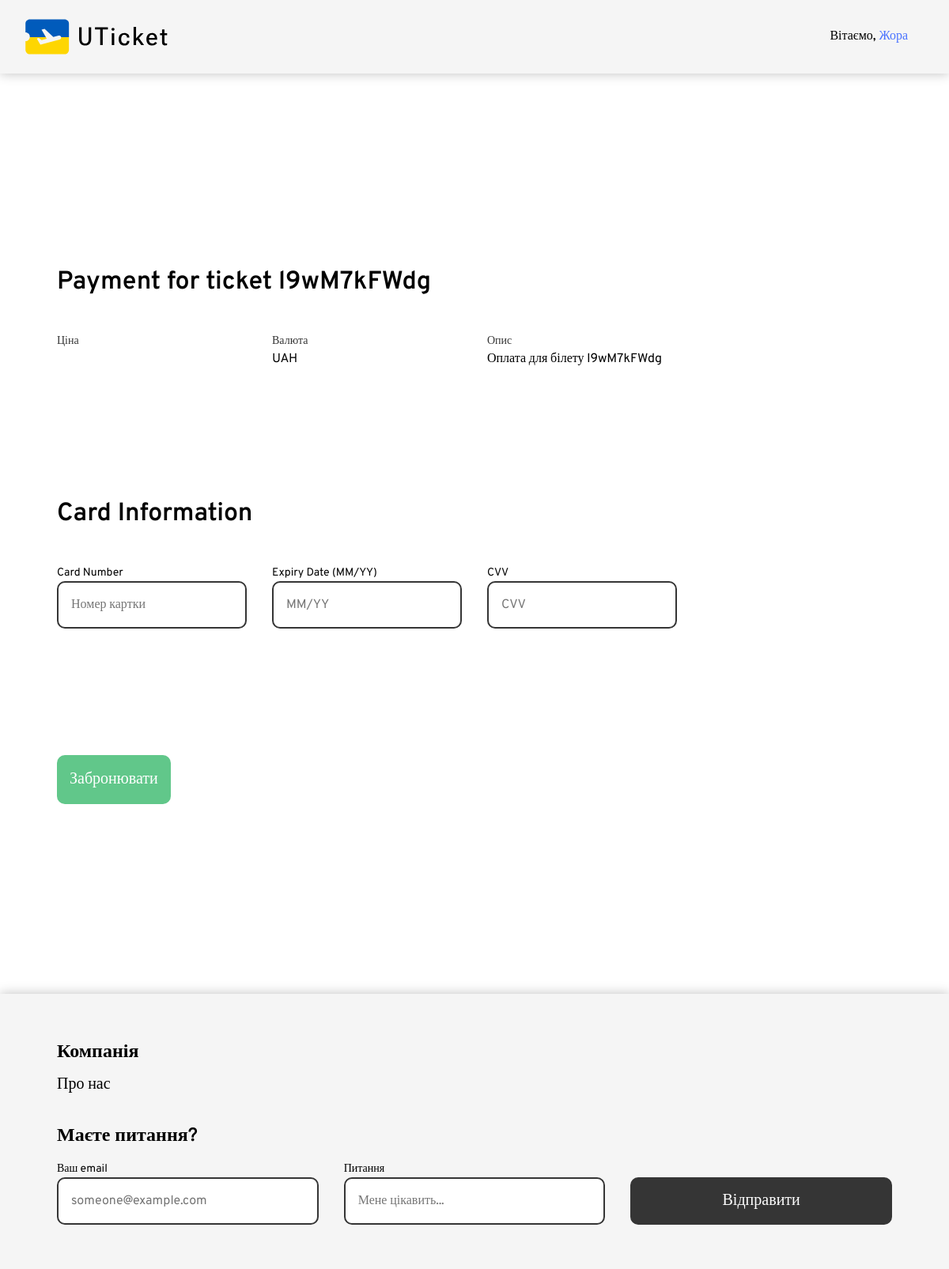
/process_payment/2/ (signed in), run on an earlier commit of the app's database.
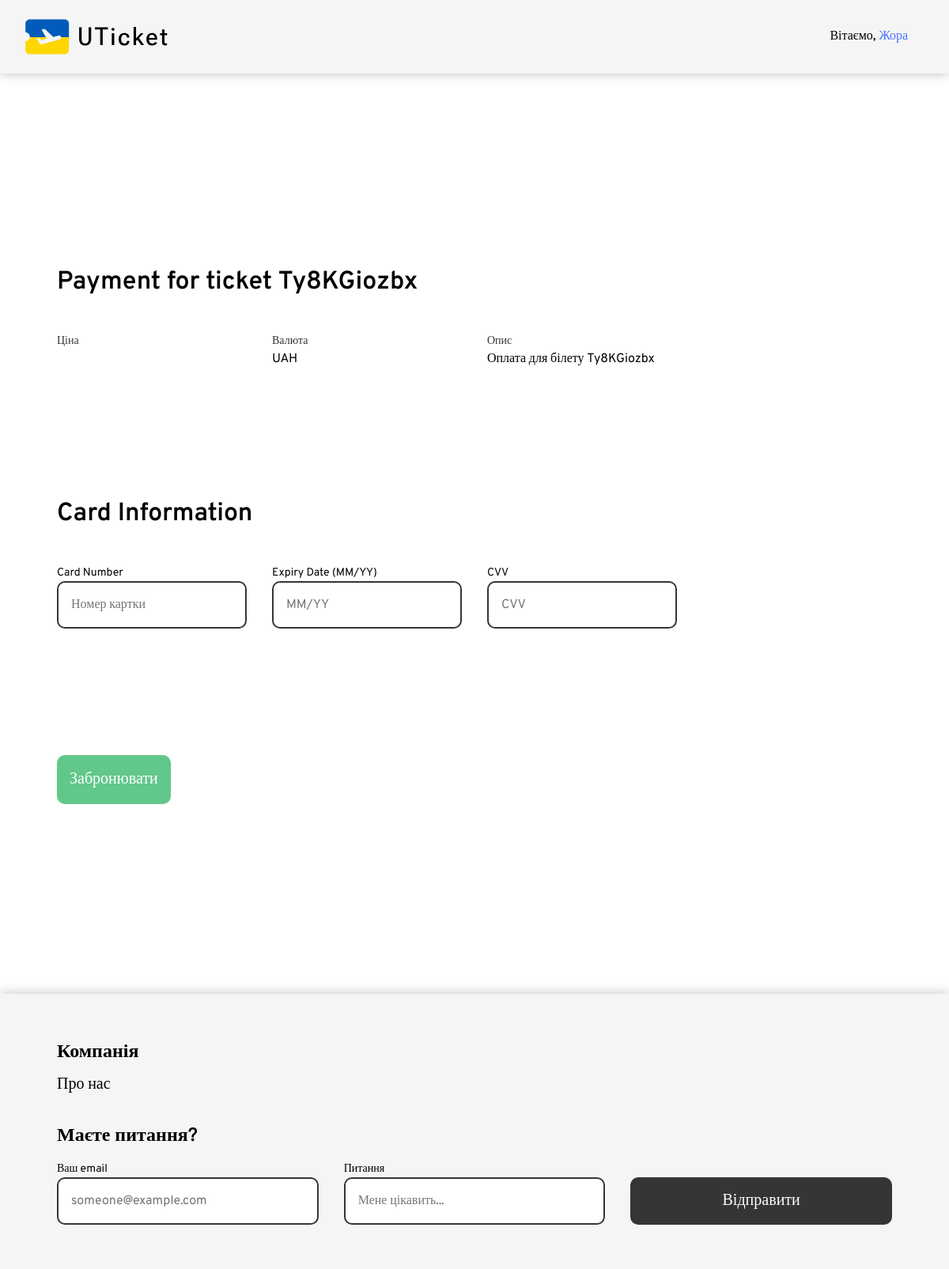
And on a later commit of the database.
### UTicket/models.py (models this page shows, shortened)
class Tickets(models.Model):
    city_of_departure = models.CharField(max_length=40)
    city_destination = models.CharField(max_length=40)
    departure_date = models.DateField()
    return_date = models.DateField(blank=True, null=True)
    plane_class = models.CharField(max_length=30)
    flight_departure = models.CharField(max_length=40)
    plane_place = models.CharField(max_length=30)
    first_name = models.CharField(max_length=40)
    second_name = models.CharField(max_length=40)
    date_of_birth = models.CharField(max_length=10)
    phone_number = models.CharField(max_length=20)
    ticket_number = models.CharField(max_length=10, unique=True, default=generate_short_ticket_id)
    email = models.ForeignKey(NewUser, on_delete=models.CASCADE)
    price = models.CharField(max_length=10)
    date = models.DateTimeField(auto_now_add=True)

### UTicket/views.py (the view)
# urls.py: path('process_payment/<int:ticket_id>/', views.process_payment, name='process_payment'),
@login_required(login_url='login_view')
def process_payment(request, ticket_id):
    ticket = get_object_or_404(Tickets, id=ticket_id)
    if request.method == "POST":
        form = PaymentForm(request.POST)
        if form.is_valid():
            payment = form.save(commit=False)
            payment.ticket = ticket
            payment.price = ticket.price
            payment.save()
            return redirect('payment_done', token=payment.token)
        else:
            print("Form is not valid")
            print(form.errors)
    else:
        form = PaymentForm(initial={
            'price': ticket.price,
            'currency': 'UAH',
            'description': f'Оплата для білету {ticket.ticket_number}',
        })
    return render(request, 'payment.html', {'form': form, 'ticket': ticket})

### UTicket/forms.py
class PaymentForm(forms.ModelForm):
    class Meta:
        model = Payment
        fields = ['price', 'currency', 'description']
    def __init__(self, *args, **kwargs):
        super(PaymentForm, self).__init__(*args, **kwargs)
        for field in self.fields.values():
            field.widget.attrs['readonly'] = 'readonly'

### UTicket/templates/payment.html (shortened to what this page needs)
{% extends 'base.html' %}
{% load static %}
{% block content %}
<section class="booking section">
    <form method="post" action="">
        <div class="form-chapter">
            <h1 class="chapter__title">Payment for ticket {{ ticket.ticket_number }}</h1>
            <div class="chapter__fields grid grid-template-columns-4">
                <div class="field chapter__field grid-field" tabindex="-1">
                    <p class="field-title">Ціна</p>
                </div>
                <div class="field chapter__field grid-field" tabindex="-1">
                    <p class="field-title">Валюта</p>
                    <p class="field-value">{{ form.currency.value }}</p>
                </div>
                <div class="field chapter__field grid-field" tabindex="-1">
                    <p class="field-title">Опис</p>
                    <p class="field-value">{{ form.description.value }}</p>
                </div>
            </div>
        </div>
        <div class="form-chapter">
            <h2 class="chapter__title">Card Information</h2>
            <div class="chapter__fields grid grid-template-columns-4">
                <div class="field chapter__field grid-field" tabindex="-1">
                    <p class="field__title"><label for="id_card_number">Card Number</label></p>
                    <input type="text" class="chapter__input input__container" placeholder="Номер картки" name="card_number" id="id_card_number">
                </div>
                <div class="field chapter__field grid-field" tabindex="-1">
                    <p class="field__title"><label for="id_card_expiry">Expiry Date (MM/YY)</label></p>
                    <input type="text" class="chapter__input input__container" placeholder="MM/YY" name="card_expiry" id="id_card_expiry">
                </div>
                <div class="field chapter__field grid-field" tabindex="-1">
                    <p class="field__title"><label for="id_card_cvv">CVV</label></p>
                    <input type="text" class="chapter__input input__container" placeholder="CVV" name="card_cvv" id="id_card_cvv">
                </div>
            </div>
        </div>
        <button class="form__submit button-fill button-green input__container" type="submit">Забронювати</button>
    </form>
</section>
{% endblock %}

What changed in the data, as far as the page shows it:
changed Tickets: ticket_number "l9wM7kFWdg" → "Ty8KGiozbx"
Also different on the page:
text no longer shown: "Оплата для білету l9wM7kFWdg"
text now shown: "Оплата для білету Ty8KGiozbx"
